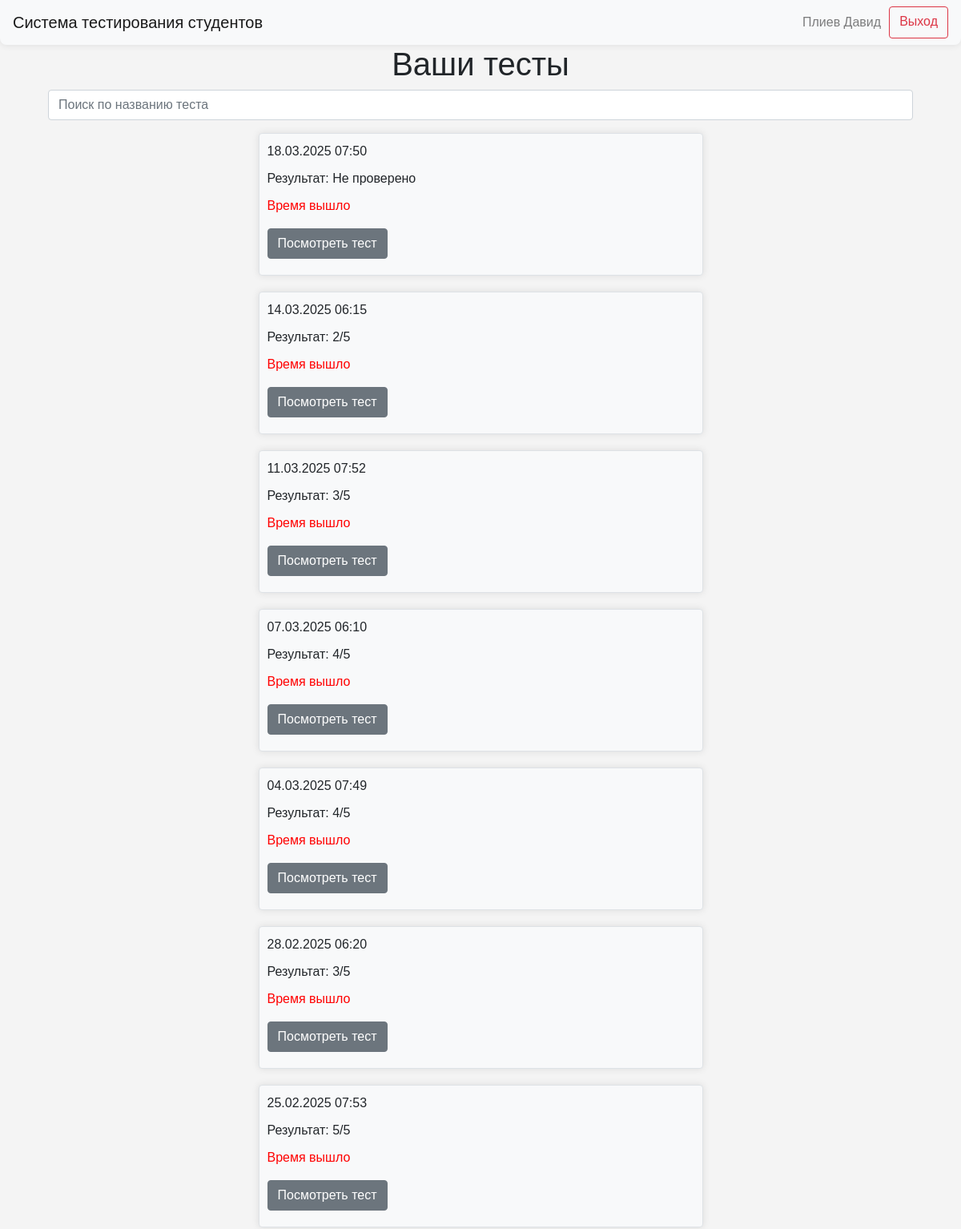
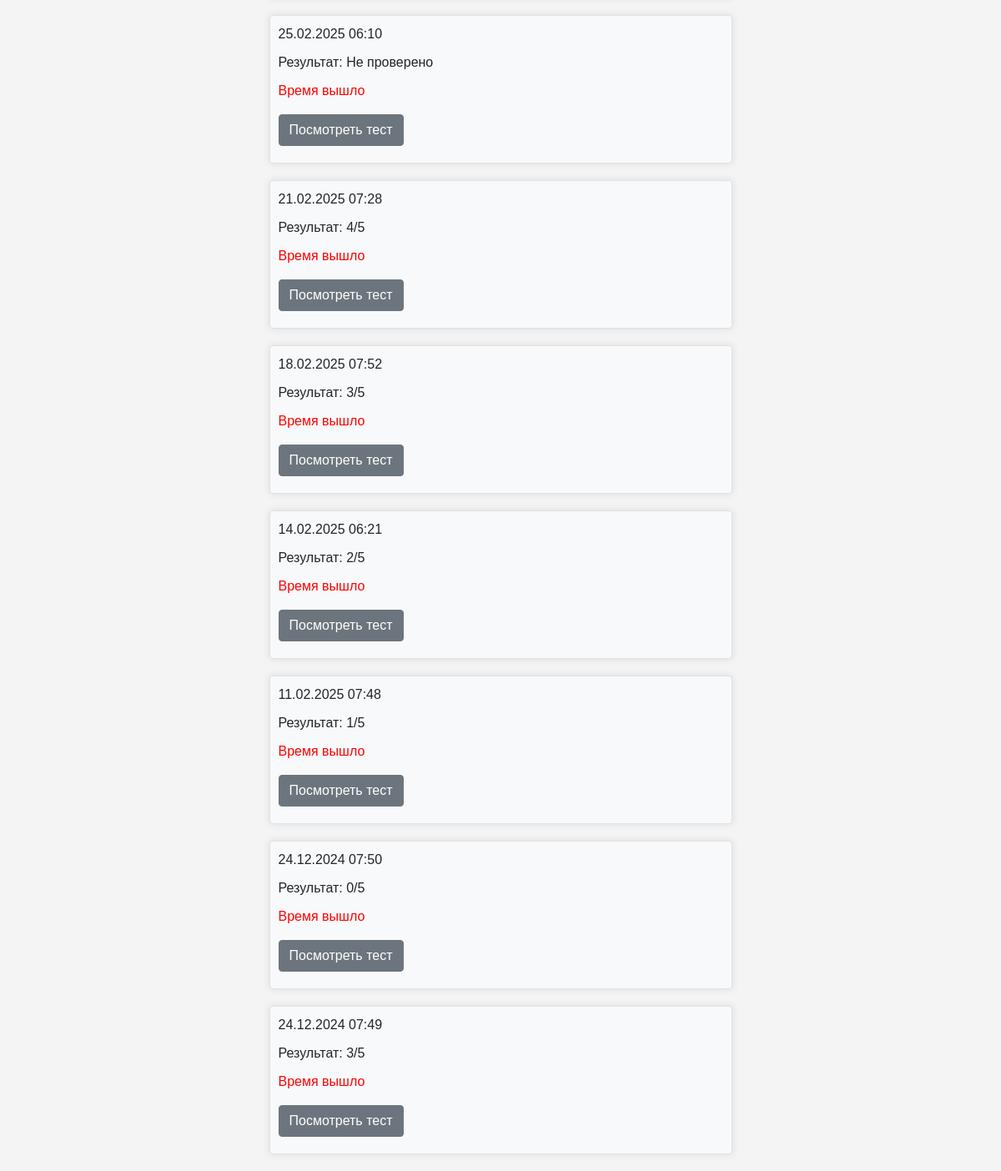
Page / (signed in) on the committed database (2 pictures, top to bottom).
### data/users.py (models this page shows)
class User(SqlAlchemyBase, UserMixin):
    __tablename__ = "users"
    id = sqlalchemy.Column(
        sqlalchemy.Integer,
        primary_key=True,
        autoincrement=True,
    )
    name = sqlalchemy.Column(
        sqlalchemy.String,
        nullable=True,
    )
    group_id = sqlalchemy.Column(
        sqlalchemy.Integer,
        sqlalchemy.ForeignKey(
            "groups.id",
            ondelete="CASCADE",
        ),
        nullable=False,
    )
    date_of_birth = sqlalchemy.Column(
        sqlalchemy.Date,
        nullable=False,
    )
    user_level = sqlalchemy.Column(
        sqlalchemy.String,
        default="student",
    )

### data/blitz_tests.py (models this page shows)
class BlitzTest(SqlAlchemyBase, UserMixin):
    __tablename__ = "blitz_tests"
    id = sqlalchemy.Column(
        sqlalchemy.Integer,
        primary_key=True,
        autoincrement=True,
    )
    date = sqlalchemy.Column(
        sqlalchemy.DateTime,
        default=datetime.datetime.now,
    )
    question_1 = sqlalchemy.Column(
        sqlalchemy.Integer,
        sqlalchemy.ForeignKey("questions.id"),
    )
    question_2 = sqlalchemy.Column(
        sqlalchemy.Integer,
        sqlalchemy.ForeignKey("questions.id"),
    )
    question_3 = sqlalchemy.Column(
        sqlalchemy.Integer,
        sqlalchemy.ForeignKey("questions.id"),
    )
    question_4 = sqlalchemy.Column(
        sqlalchemy.Integer,
        sqlalchemy.ForeignKey("questions.id"),
    )
    question_5 = sqlalchemy.Column(
        sqlalchemy.Integer,
        sqlalchemy.ForeignKey("questions.id"),
    )
    answer_1 = sqlalchemy.Column(
        sqlalchemy.String,
        nullable=True,
    )
    answer_2 = sqlalchemy.Column(
        sqlalchemy.String,
        nullable=True,
    )
    answer_3 = sqlalchemy.Column(
        sqlalchemy.String,
        nullable=True,
    )
    answer_4 = sqlalchemy.Column(
        sqlalchemy.String,
        nullable=True,
    )
    answer_5 = sqlalchemy.Column(
        sqlalchemy.String,
        nullable=True,
    )
    comment_1 = sqlalchemy.Column(
        sqlalchemy.String,
        nullable=True,
    )
    comment_2 = sqlalchemy.Column(
        sqlalchemy.String,
        nullable=True,
    )
    comment_3 = sqlalchemy.Column(
        sqlalchemy.String,
        nullable=True,
    )
    comment_4 = sqlalchemy.Column(
        sqlalchemy.String,
        nullable=True,
    )
    comment_5 = sqlalchemy.Column(
        sqlalchemy.String,
        nullable=True,
    )
    result_answer_1 = sqlalchemy.Column(
        sqlalchemy.Boolean,
        nullable=True,
    )
    result_answer_2 = sqlalchemy.Column(
        sqlalchemy.Boolean,
        nullable=True,
    )
    result_answer_3 = sqlalchemy.Column(
        sqlalchemy.Boolean,
        nullable=True,
    )
    result_answer_4 = sqlalchemy.Column(
        sqlalchemy.Boolean,
        nullable=True,
    )
    result_answer_5 = sqlalchemy.Column(
        sqlalchemy.Boolean,
        nullable=True,
    )
    student = sqlalchemy.Column(
        sqlalchemy.Integer,
        sqlalchemy.ForeignKey("users.id"),
    )

### server.py (the view)
@app.route("/")
def select_group_for_view_tests():
    if not current_user.is_authenticated:
        return redirect("/authentication")
    if current_user.user_level == "student":
        db_sess = db_session.create_session()
        available_tests = db_sess.query(BlitzTest).filter(BlitzTest.student == current_user.id)
        date_time = datetime.datetime.now()
        results = []
        for test in available_tests:
            test_results = 0
            if test.result_answer_1 == 1:
                test_results += 1
            if test.result_answer_2 == 1:
                test_results += 1
            if test.result_answer_3 == 1:
                test_results += 1
            if test.result_answer_4 == 1:
                test_results += 1
            if test.result_answer_5 == 1:
                test_results += 1
            if None in [
                test.result_answer_1,
                test.result_answer_2,
                test.result_answer_3,
                test.result_answer_4,
                test.result_answer_5,
            ]:
                results.append("Не проверено")
            else:
                results.append(f"{test_results}/5")
        tests_and_results = zip(available_tests, results)
        return render_template("index.html", tests_and_results=tests_and_results, date_time=date_time, title="Главная")
    db_sess = db_session.create_session()
    groups = db_sess.query(Group).all()
    db_sess.close()
    return render_template("select_group_for_view_tests.html", groups=groups)

### data/db_session.py (called while the page is built)
def create_session() -> Session:
    global __factory
    return __factory()

### server.py (called while the page is built)
@login_manager.user_loader
def load_user(user_id):
    db_sess = db_session.create_session()
    return db_sess.query(User).get(user_id)

### templates/index.html (shortened to what this page needs)
{% extends "base.html" %}
{% block content %}
{% if current_user.user_level != 'admin' %}
<div class="container text-center">
    <h1>Ваши тесты</h1>
</div>
<div class="container">
    <input type="text" id="searchInput" class="form-control mb-3" placeholder="Поиск по названию теста">
</div>
{% for test, result in tests_and_results|reverse %}
<div class="col-md-6 border rounded mx-auto custom-div" style="margin-bottom: 20px; padding: 10px;">
    <p class="text-left" style="margin-bottom: 10px;">{{ test.date.strftime("%d.%m.%Y %H:%M") }}</p>
    {% if (date_time - test.date).total_seconds() > 300 %}
    <p class="text-left" style="margin-bottom: 10px;">Результат: {{ result }}</p>
    {% endif %}
    <div>
        {% if (date_time - test.date).total_seconds() > 300 %}
            <p style="color: red;">Время вышло</p>
            <a href="{{ url_for('test_result_view', test_id=test.id) }}">
                <button type="button" style="margin-bottom: 10px;" class="btn btn-secondary">Посмотреть тест</button>
            </a>
        {% else %}
            <a href="{{ url_for('start_test', test_id=test.id) }}">
                <button type="button" style="margin-bottom: 10px;" class="btn btn-primary">Решать тест</button>
            </a>
        {% endif %}
    </div>
</div>
{% endfor %}
{% endif %}
{% endblock %}

### templates/base.html (shortened to what this page needs)
<!doctype html>
<html lang="en">
<head>
    <link rel="stylesheet"
          href="https://stackpath.bootstrapcdn.com/bootstrap/4.4.1/css/bootstrap.min.css"
>
    <link rel="stylesheet" type="text/css" href="../static/css/style.css">
</head>
<body>
<header>
    <nav class="navbar navbar-light bg-light custom-navbar">
        <a class="navbar-brand" href="/">Система тестирования студентов</a>
        {% if current_user.is_authenticated %}
        <div class="d-flex flex-row-reverse">
            <a class="btn btn-outline-danger spaced-element" style="margin-left: 10px; text-align: center;"
               href="/logout">Выход</a>
            {% if current_user.user_level == 'admin' %}
            <a class="navbar-text" style="margin-left: 10px; text-align: center;">{{ current_user.name }}</a>
            <a class="navbar-text" style="margin-left: 10px; text-align: center;" href="/select_group_for_test">Выдать тест</a>
            <a class="navbar-text" style="margin-left: 10px; text-align: center;" href="/">Тесты</a>
            <a class="navbar-text" style="margin-left: 10px; text-align: center;" href="/topics">Темы</a>
            <a class="navbar-text" style="margin-left: 10px; text-align: center;" href="/groups">Студенты</a>
            {% else %}
            <a class="navbar-text" style="margin-left: 10px; text-align: center;" href="{{ url_for('personal_cabinet', user_id=current_user.id) }}">{{ current_user.name }}</a>
            {% endif %}
        </div>
        {% endif %}
    </nav>
</header>
<main role="main" class="container">
    {% block content %}
    {% endblock %}
</main>
</body>
</html>

### static/css/style.css (style rules this page uses)
body { font-family: Arial, sans-serif; margin: 0; padding: 0; background-color: #f4f4f4; }
.custom-div { width: 80%; margin: 0 auto; padding: 20px; background-color: #f8f9fa; border-radius: 0 0 8px 8px; box-shadow: 0 0 10px rgba(0,0,0,0.1); }
.custom-navbar { margin: 0 auto; background-color: #f8f9fa; border-radius: 0 0 8px 8px; box-shadow: 0 0 10px rgba(0,0,0,0.1); }

### rows in the picture
User: name "Плиев Давид"
BlitzTest: date "18.03.2025 07:50", result "Не проверено"
BlitzTest: date "14.03.2025 06:15", result "2/5"
BlitzTest: date "11.03.2025 07:52", result "3/5"
BlitzTest: date "07.03.2025 06:10", result "4/5"
BlitzTest: date "04.03.2025 07:49", result "4/5"
BlitzTest: date "28.02.2025 06:20", result "3/5"
BlitzTest: date "25.02.2025 07:53", result "5/5"
BlitzTest: date "25.02.2025 06:10", result "Не проверено"
BlitzTest: date "21.02.2025 07:28", result "4/5"
BlitzTest: date "18.02.2025 07:52", result "3/5"
BlitzTest: date "14.02.2025 06:21", result "2/5"
BlitzTest: date "11.02.2025 07:48", result "1/5"
BlitzTest: date "24.12.2024 07:50", result "0/5"
BlitzTest: date "24.12.2024 07:49", result "3/5"
